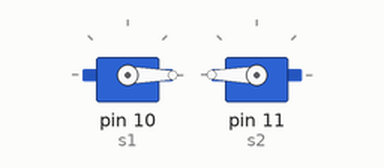
This sketch was run on a simulated Arduino Uno, built with avr-gcc and run on an emulated ATmega328P. On the bench: 2 × servo.

Above: at 0.05 s.
At 3.95 s:
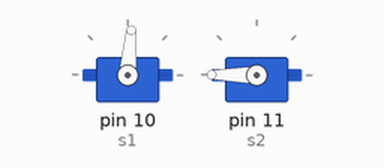
At 7.85 s:
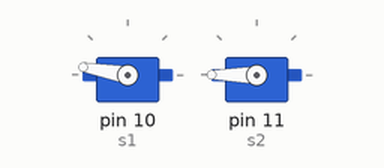
At 15.75 s:
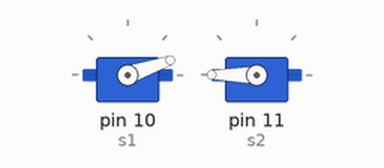
Timing chart, 0 to 21.6 s (numbered marks = the images above):
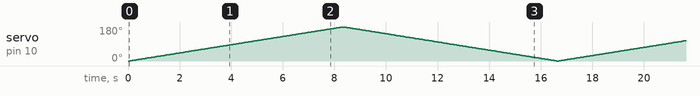

The sketch:

servoControl.ino
```cpp
#include <Servo.h>


int s1 = 10;
int s2 = 11;

Servo myservo1;
Servo myservo2;

void setup() {
    Serial.begin(9600);
    myservo1.attach(s1);
    myservo2.attach(s2);
}

void loop() {
    for(int i=0; i<=180; i+=1) {
        myservo1.write(i);
        for(int n=0; n<=180; n+=1) myservo2.write(180-n);
        for(int n=180; n>=0; n-=1) myservo2.write(180-n);
        delay(20);
    }
    for(int i=180; i>=0; i-=1) {
        myservo1.write(i);
        for(int n=0; n<=180; n+=1) myservo2.write(180-n);
        for(int n=180; n>=0; n-=1) myservo2.write(180-n);
        delay(20);
    }
}
```
